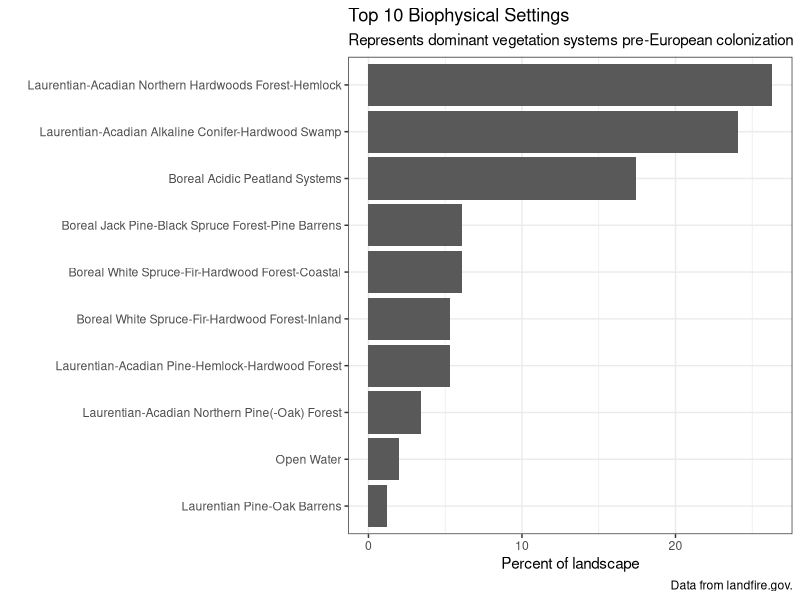

Recreate this plot in R.
## ---- chunk 1
library(tidyverse)

bps_data <- read.csv("data/bps_aoi_attributes.csv")

bpsname <- bps_data %>%
  group_by(BPS_NAME) %>%
  summarize(ACRES = sum(ACRES),
            REL_PERCENT = sum(REL_PERCENT)) %>%
  arrange(desc(REL_PERCENT)) %>%
  top_n(n = 10, wt = REL_PERCENT)

# plot
bpsChart <- 
  ggplot(data = bpsname, aes(x = BPS_NAME, y = REL_PERCENT)) +
  geom_bar(stat = "identity") +
  labs(
    title = "Top 10 Biophysical Settings",
    subtitle = "Represents dominant vegetation systems pre-European colonization",
    caption = "Data from landfire.gov.",
    x = "",
    y = "Percent of landscape") +
  scale_x_discrete(limits = rev(bpsname$BPS_NAME)) +
  coord_flip() +
  theme_bw()

bpsChart
